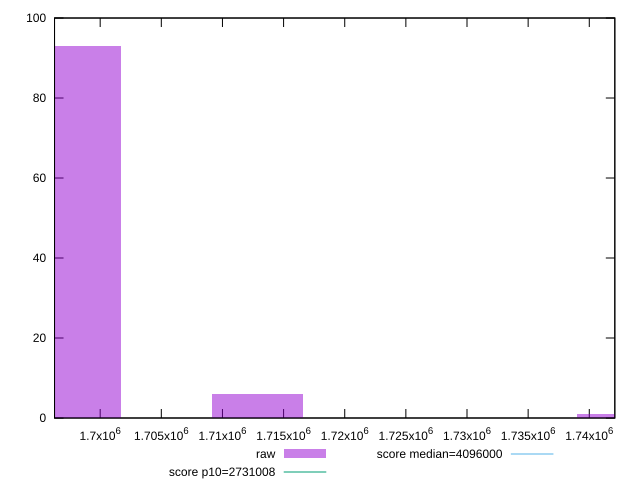

This figure's gnuplot source:
reset

$raw <<EOF
1742684.7991447109 1
1698000.5735256157 93
1712895.3153986474 6
EOF

set key outside below
set boxwidth 7447.370936515858
set xrange [1696267:1742089]
set yrange [0:100]
set trange [0:100]
set style fill transparent solid 0.5 noborder

set parametric
set terminal svg size 640, 490 enhanced background rgb 'white'
set output "reports/report_00033_2021-03-01T14-23-16.841Z/total-byte-weight/samples/astro/raw/histogram.svg"

plot $raw title "raw" with boxes, \
     2731008,t title "score p10=2731008", \
     4096000,t title "score median=4096000"

reset
